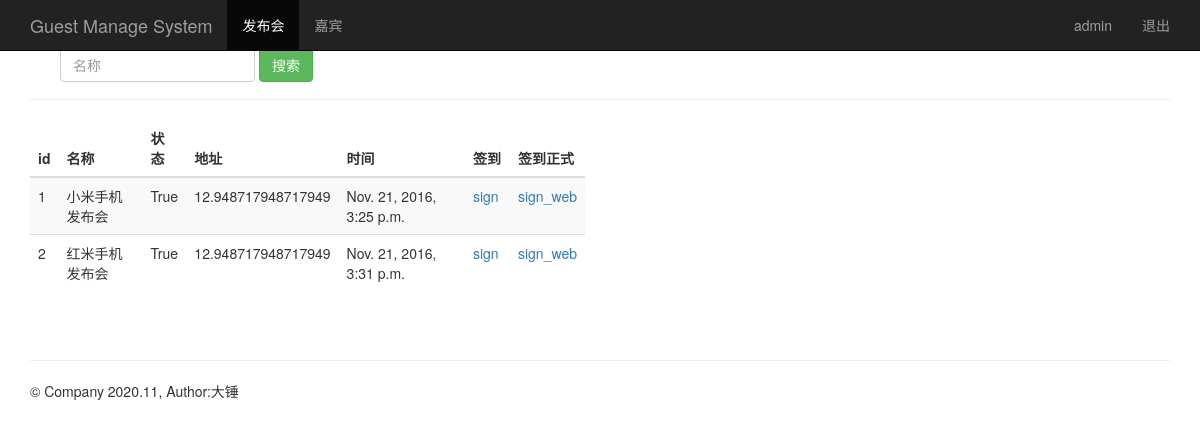
The page /event_manage/ (signed in) on the database as committed earlier.
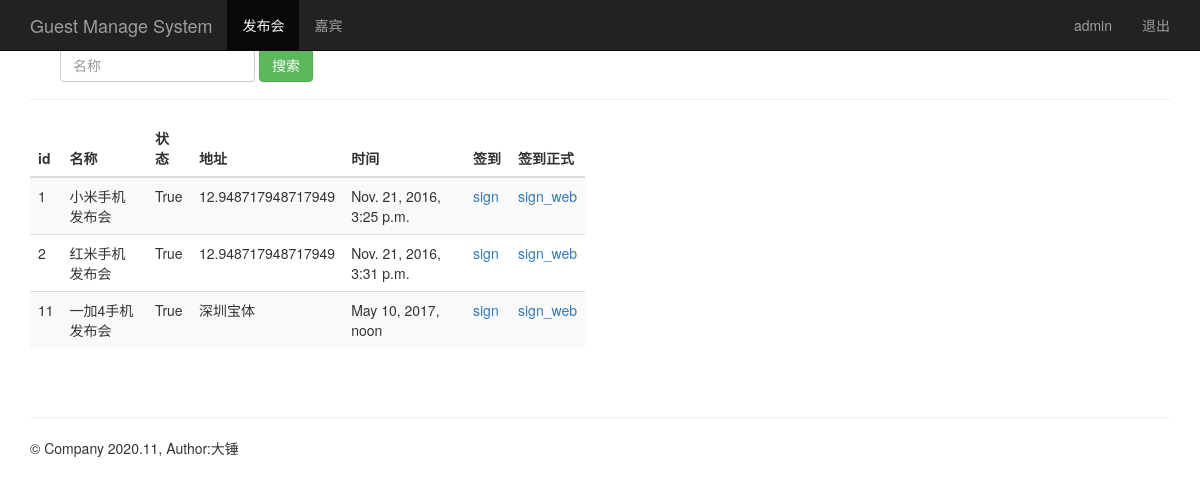
The same page on the database as committed later.
### sign/models.py (models this page shows, shortened)
class Event(models.Model):
    name = models.CharField(max_length=100)            # 发布会标题
    limit = models.IntegerField()                      # 限制人数
    status = models.BooleanField()                     # 状态
    address = models.CharField(max_length=200)         # 地址
    start_time = models.DateTimeField('events time')   # 发布会时间
    create_time = models.DateTimeField(auto_now=True)  # 创建时间（自动获取当前时间）

### sign/views.py (the view)
# urls.py: url(r'^event_manage/$', views.event_manage),
@login_required
def event_manage(request):
    event_list = Event.objects.all()     # 5.2.1发布会列表，event_manege()函数定义
    username = request.session.get('username', '')   #导入Event类 + 通过Event.objects.all()查询所有数据
    return render(request, "event_manage.html", {"user": username,"events":event_list})

### sign/templates/event_manage.html
{% extends "base.html" %}
{% block content %}
    <nav class="navbar navbar-inverse navbar-fixed-top">
      <div class="container">
        <div class="navbar-header">
          <a class="navbar-brand" href="/event_manage/">Guest Manage System</a>
        </div>
        <div id="navbar" class="collapse navbar-collapse">
          <ul class="nav navbar-nav">
            <li class="active"><a href="#">发布会</a></li>
            <li><a href="/guest_manage/">嘉宾</a></li>
          </ul>
          <ul class="nav navbar-nav navbar-right">
           <li><a href="#">{{user}}</a></li>
           <li><a href="/logout/">退出</a></li>
         </ul>
        </div>
      </div>
    </nav>
    <div class="container theme-showcase" role="main">
      <div class="page-header">
        <div id="navbar" class="navbar-collapse collapse">
          <form class="navbar-form" method="get" action="/search_name/">
            <div class="form-group">
              <input name="name" type="text" placeholder="名称" class="form-control">
            </div>
            <button type="submit" class="btn btn-success">搜索</button>
          </form>
        </div>
      </div>
      <div class="row">
        <div class="col-md-6">
          <table class="table table-striped">
            <thead>
              <tr>
                <th>id</th>
                <th>名称</th>
                <th>状态</th>
                <th>地址</th>
                <th>时间</th>
                <th style="width: 45px;">签到</th>
                <th>签到正式</th>
              </tr>
            </thead>
            <tbody>
              {% for event in events %}
                <tr>
                  <td>{{ event.id }}</td>
                  <td>{{ event.name }}</td>
                  <td>{{ event.status }}</td>
                  <td>{{ event.address }}</td>
                  <td>{{ event.start_time }}</td>
                  <td><a href="/sign_index/{{ event.id }}/"  target="{{ event.id }}_blank">sign</a></td>
                  <td><a href="/sign_index2/{{ event.id }}/"  target="{{ event.id }}_blank">sign_web</a></td>
                </tr>
             {% endfor %}
            </tbody>
          </table>
        </div>
      </div>
    </div>
{% endblock %}

### sign/templates/base.html (shortened to what this page needs)
<!DOCTYPE html>
<html lang="zh-CN">
  <head>
      <link href="//cdn.bootcss.com/bootstrap/3.3.5/css/bootstrap.min.css" rel="stylesheet">
      <link href="//v3.bootcss.com/examples/theme/theme.css" rel="stylesheet">
  </head>
  <body role="document">
  {% block content %}
  {% endblock %}
    <div class="container theme-showcase" role="main">
        <div class="page-header">
        </div>
        <footer class="footer">
          <p>&copy; Company 2020.11, Author:大锤</p>
        </footer>
    </div>
  </body>
</html>

Rows that differ between the two databases and show on the page:
added Event: id "11", name "一加4手机发布会", status "True", address "深圳宝体", start_time "May 10, 2017, noon"
